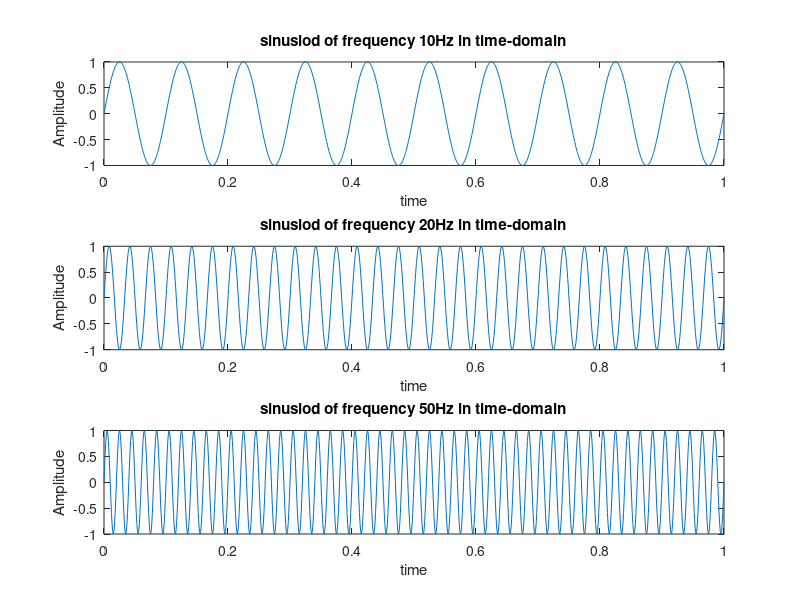
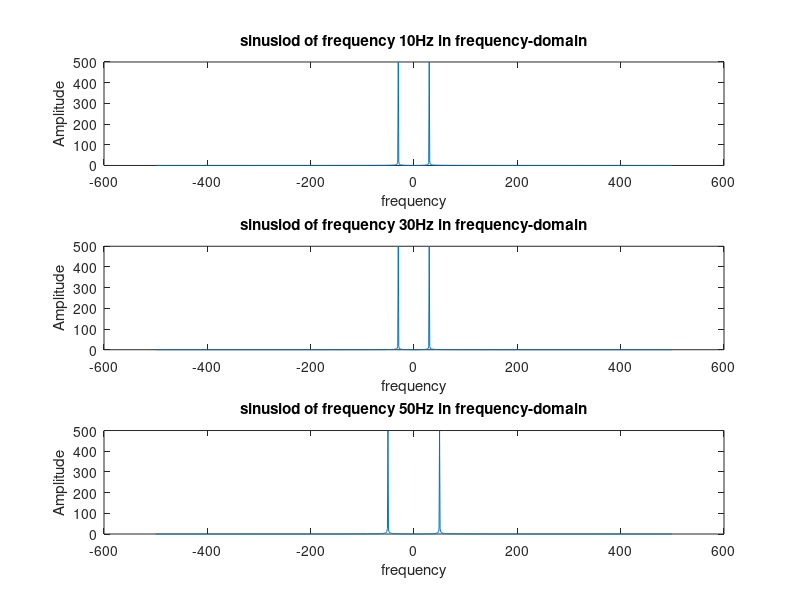
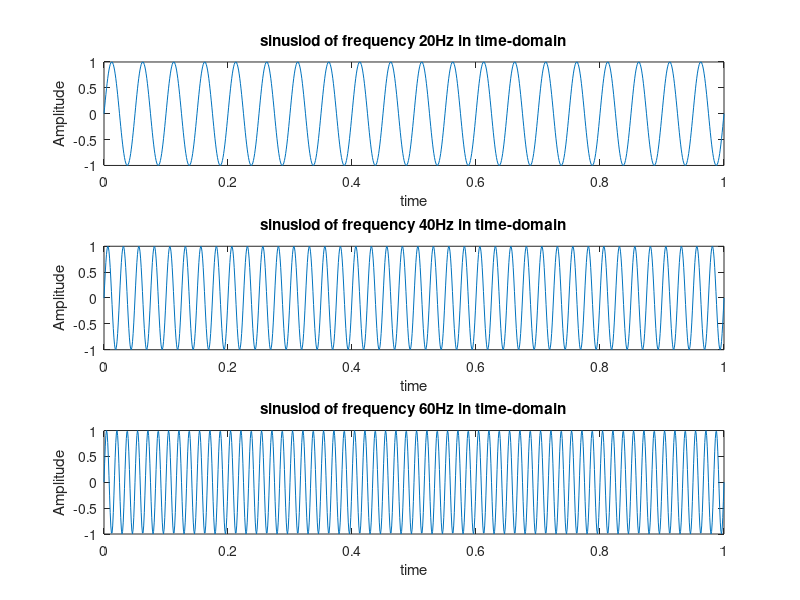
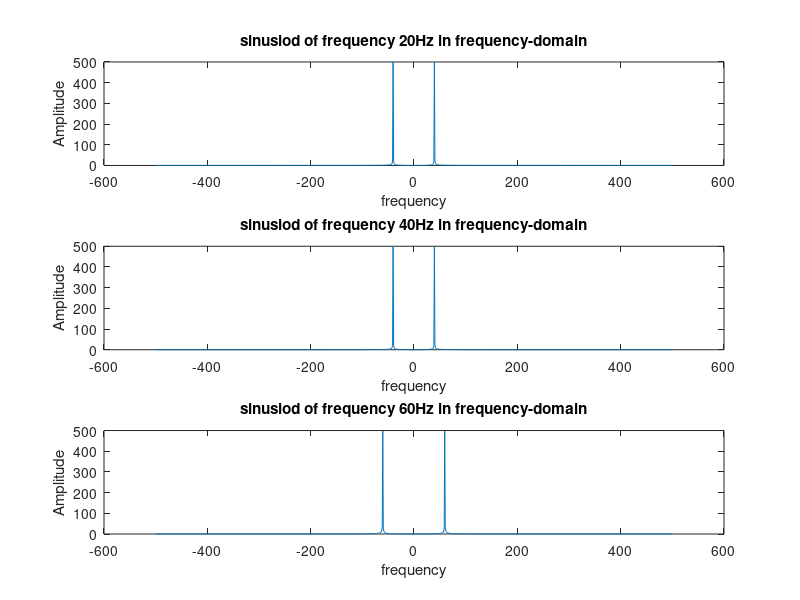

Here is the MATLAB script that generated these plots, in order:
    % code for sinusiod of frequency 10,30,50 and its fourier transform

    t=0:1/1000:1;
    A=1;
    signal1 = A*sin(2*pi*10*t);
    subplot(311); 
    plot(t,signal1);
    title('sinusiod of frequency 10Hz in time-domain');
    xlabel('time');
    ylabel('Amplitude');
    
    signal2 = A*sin(2*pi*30*t)
    subplot(312); 
    plot(t,signal2);
    title('sinusiod of frequency 20Hz in time-domain');
    xlabel('time');
    ylabel('Amplitude');
    
    signal3 = A*sin(2*pi*50*t);
    subplot(313); 
    plot(t,signal3);
    title('sinusiod of frequency 50Hz in time-domain');
   xlabel('time');
    ylabel('Amplitude');
    
    % fourier transform of above signals  having frequency 10,30,50
   figure;
    fouriertransform=fft(signal2,length(signal1));
    n=length(fouriertransform);
     ftshift=(-n/2:n/2-1)*(1000/n);
    signalshift=(fftshift(fouriertransform));
    absvalue=abs(signalshift);
    subplot(311);
    plot(ftshift,absvalue); 
    title('sinusiod of frequency 10Hz in frequency-domain');
    xlabel('frequency');
    ylabel('Amplitude');
    
    fouriertransform=fft(signal2,length(signal2));
     n=length(fouriertransform);
     ftshift=(-n/2:n/2-1)*(1000/n);
    signalshift=(fftshift(fouriertransform));
    absvalue=abs(signalshift);
    subplot(312);
    plot(ftshift,absvalue); 
    title('sinusiod of frequency 30Hz in frequency-domain');
    xlabel('frequency');
    ylabel('Amplitude');
    
    fouriertransform=fft(signal3,length(signal3));
    n=length(fouriertransform);
        signalshift=(fftshift(fouriertransform));
     ftshift=(-n/2:n/2-1)*(1000/n);
    signalshift=(fftshift(fouriertransform));
    absvalue=abs(signalshift);
    subplot(313);
    plot(ftshift,absvalue); 
    title('sinusiod of frequency 50Hz in frequency-domain');
    xlabel('frequency');
    ylabel('Amplitude');
    
     % code for sinusiods of frequency 20,40,60 and its fourier transform
    figure;
    t=0:1/1000:1;
    A=1;
    signal1 = A*sin(2*pi*20*t);
    subplot(311); 
    plot(t,signal1);
    title('sinusiod of frequency 20Hz in time-domain');
    xlabel('time');
    ylabel('Amplitude');
    
    signal2 = A*sin(2*pi*40*t)
    subplot(312); 
    plot(t,signal2);
    title('sinusiod of frequency 40Hz in time-domain');
    xlabel('time');
    ylabel('Amplitude');
    
    signal3 = A*sin(2*pi*60*t);
    subplot(313); 
    plot(t,signal3);
    title('sinusiod of frequency 60Hz in time-domain');
   xlabel('time');
    ylabel('Amplitude');
    
    % fourier transform of above signals having frequency 20,40,60
   figure;
    fouriertransform=fft(signal2,length(signal1));
    n=length(signal1);
         ftshift=(-n/2:n/2-1)*(1000/n);
    signalshift=(fftshift(fouriertransform));
    absvalue=abs(signalshift);
    subplot(311);
    plot(ftshift,absvalue); 
    title('sinusiod of frequency 20Hz in frequency-domain');
    xlabel('frequency');
    ylabel('Amplitude');
    
    fouriertransform=fft(signal2,length(signal2));
    n=length(signal2);
         ftshift=(-n/2:n/2-1)*(1000/n);
    signalshift=(fftshift(fouriertransform));
    absvalue=abs(signalshift);
    subplot(312);
    plot(ftshift,absvalue); 
    title('sinusiod of frequency 40Hz in frequency-domain');
    xlabel('frequency');
    ylabel('Amplitude');
    
    fouriertransform=fft(signal3,length(signal3));
    n=length(signal3);
         ftshift=(-n/2:n/2-1)*(1000/n);
    signalshift=(fftshift(fouriertransform));
    absvalue=abs(signalshift);
    subplot(313);
    plot(ftshift,absvalue); 
    title('sinusiod of frequency 60Hz in frequency-domain');
    xlabel('frequency');
    ylabel('Amplitude');
    
